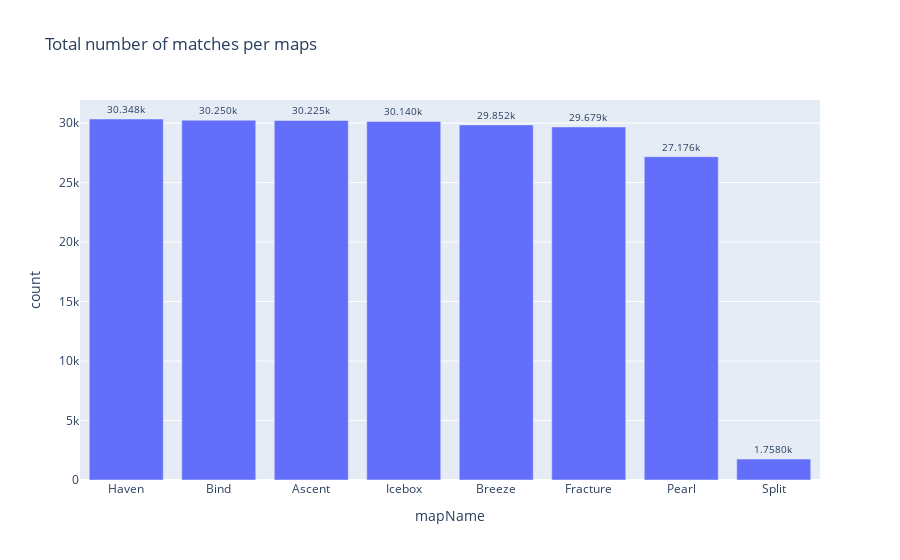

The code cell stored with this chart in its notebook:
### Code cell
fig = px.bar(df_matches_maps, y='count', x='mapName', text_auto='.5s',
            title="Total number of matches per maps")
fig.update_traces(textfont_size=10, textangle=0, textposition="outside", cliponaxis=False)
fig.show()

### Figure 1 — Plotly figure (JSON) as saved in the notebook; plotly's stock layout.template omitted (floating-point values rounded to 4 significant figures)
{"data": [{"alignmentgroup": "True", "cliponaxis": false, "hovertemplate": "mapName=%{x}<br>count=%{y}<extra></extra>", "legendgroup": "", "marker": {"color": "#636efa", "pattern": {"shape": ""}}, "name": "", "offsetgroup": "", "orientation": "v", "showlegend": false, "textangle": 0, "textfont": {"size": 10}, "textposition": "outside", "texttemplate": "%{y:.5s}", "type": "bar", "x": ["Haven", "Bind", "Ascent", "Icebox", "Breeze", "Fracture", "Pearl", "Split"], "xaxis": "x", "y": [30348, 30250, 30225, 30140, 29852, 29679, 27176, 1758], "yaxis": "y"}], "layout": {"barmode": "relative", "legend": {"tracegroupgap": 0}, "title": {"text": "Total number of matches per maps"}, "xaxis": {"anchor": "y", "domain": [0, 1], "title": {"text": "mapName"}}, "yaxis": {"anchor": "x", "domain": [0, 1], "title": {"text": "count"}}}}
